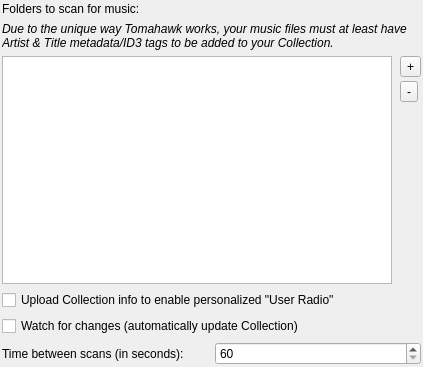
<?xml version="1.0" encoding="UTF-8"?>
<ui version="4.0">
 <class>Settings_Collection</class>
 <widget class="QWidget" name="Settings_Collection">
  <property name="geometry">
   <rect>
    <x>0</x>
    <y>0</y>
    <width>423</width>
    <height>367</height>
   </rect>
  </property>
  <property name="sizePolicy">
   <sizepolicy hsizetype="Preferred" vsizetype="Preferred">
    <horstretch>0</horstretch>
    <verstretch>0</verstretch>
   </sizepolicy>
  </property>
  <property name="windowTitle">
   <string notr="true" extracomment="not translatable because not shown to the user">Form</string>
  </property>
  <layout class="QVBoxLayout" name="verticalLayout_2">
   <property name="leftMargin">
    <number>2</number>
   </property>
   <property name="topMargin">
    <number>2</number>
   </property>
   <property name="rightMargin">
    <number>2</number>
   </property>
   <property name="bottomMargin">
    <number>2</number>
   </property>
   <item>
    <widget class="QLabel" name="label_6">
     <property name="text">
      <string>Folders to scan for music:</string>
     </property>
     <property name="wordWrap">
      <bool>true</bool>
     </property>
    </widget>
   </item>
   <item>
    <widget class="QLabel" name="label">
     <property name="font">
      <font>
       <italic>true</italic>
      </font>
     </property>
     <property name="text">
      <string>Due to the unique way Tomahawk works, your music files must at least have Artist &amp; Title metadata/ID3 tags to be added to your Collection.</string>
     </property>
     <property name="wordWrap">
      <bool>true</bool>
     </property>
    </widget>
   </item>
   <item>
    <layout class="QHBoxLayout" name="horizontalLayout">
     <property name="spacing">
      <number>8</number>
     </property>
     <item>
      <widget class="QListWidget" name="pathListWidget"/>
     </item>
     <item>
      <layout class="QVBoxLayout" name="verticalLayout">
       <property name="spacing">
        <number>4</number>
       </property>
       <item>
        <widget class="QToolButton" name="addLibraryPathButton">
         <property name="text">
          <string>+</string>
         </property>
        </widget>
       </item>
       <item>
        <widget class="QToolButton" name="removeLibraryPathButton">
         <property name="text">
          <string>-</string>
         </property>
        </widget>
       </item>
       <item>
        <spacer name="verticalSpacer">
         <property name="orientation">
          <enum>Qt::Vertical</enum>
         </property>
         <property name="sizeHint" stdset="0">
          <size>
           <width>20</width>
           <height>40</height>
          </size>
         </property>
        </spacer>
       </item>
      </layout>
     </item>
    </layout>
   </item>
   <item>
    <layout class="QVBoxLayout" name="verticalLayout_17">
     <item>
      <widget class="QCheckBox" name="enableEchonestCatalog">
       <property name="toolTip">
        <string>The Echo Nest supports keeping track of your catalog metadata
 and using it to craft personalized radios. Enabling this option
 will allow you (and all your friends) to create automatic playlists
 and stations based on your personal taste profile.</string>
       </property>
       <property name="text">
        <string>Upload Collection info to enable personalized &quot;User Radio&quot;</string>
       </property>
      </widget>
     </item>
     <item>
      <widget class="QCheckBox" name="checkBoxWatchForChanges">
       <property name="sizePolicy">
        <sizepolicy hsizetype="Fixed" vsizetype="Fixed">
         <horstretch>0</horstretch>
         <verstretch>0</verstretch>
        </sizepolicy>
       </property>
       <property name="text">
        <string>Watch for changes (automatically update Collection)</string>
       </property>
      </widget>
     </item>
     <item>
      <layout class="QHBoxLayout" name="horizontalLayout_8">
       <item>
        <widget class="QLabel" name="scanTimeLabel">
         <property name="text">
          <string>Time between scans (in seconds):</string>
         </property>
        </widget>
       </item>
       <item>
        <widget class="QSpinBox" name="scannerTimeSpinBox">
         <property name="minimum">
          <number>60</number>
         </property>
         <property name="maximum">
          <number>999999999</number>
         </property>
        </widget>
       </item>
      </layout>
     </item>
    </layout>
   </item>
  </layout>
 </widget>
 <resources/>
 <connections/>
</ui>
